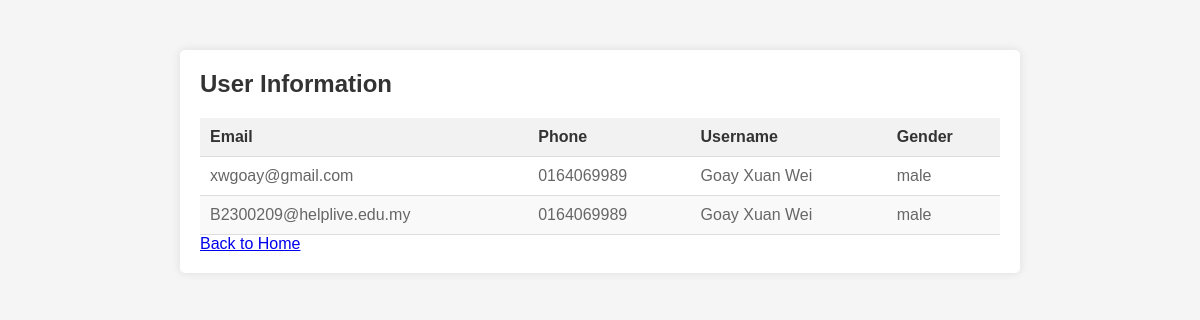
The app's page /admin_userinfo.php with its own data.
### tables this page shows
CREATE TABLE `user` (
  `userid` int(11) NOT NULL,
  `email` varchar(50) NOT NULL,
  `userPhone` varchar(11) NOT NULL,
  `username` varchar(50) NOT NULL,
  `Gender` varchar(10) NOT NULL,
  `password` varchar(8) NOT NULL,
  `is_admin` tinyint(1) DEFAULT 0
);

### admin_userinfo.php (the view, shortened to what this page needs)
<?php
require 'connection.php';
$sql = "SELECT * FROM user";
$result = $conn->query($sql);
?>
<!DOCTYPE html>
<html lang="en">
<head>
</head>
<body>
    <div class="container">
        <h2>User Information</h2>
        <?php if ($result->num_rows > 0): ?>
            <table>
                <thead>
                    <tr>
                        <th>Email</th>
                        <th>Phone</th>
                        <th>Username</th>
                        <th>Gender</th>
                    </tr>
                </thead>
                <tbody>
                    <?php while($row = $result->fetch_assoc()): ?>
                        <tr>
                            <td><?php echo $row['email']; ?></td>
                            <td><?php echo $row['userPhone']; ?></td>
                            <td><?php echo $row['username']; ?></td>
                            <td><?php echo $row['Gender']; ?></td>
                        </tr>
                    <?php endwhile; ?>
                </tbody>
            </table>
        <?php else: ?>
            <p class="no-users">No users found.</p>
        <?php endif; ?>
        <div class="back-btn">
            <a href="admin_index.php">Back to Home</a>
        </div>
    </div>
</body>
</html>

### admin_userinfo.php (style rules this page uses)
body { font-family: Arial, sans-serif; background-color: #f5f5f5; margin: 0; padding: 0; }
.container { max-width: 800px; margin: 50px auto; padding: 20px; background-color: #fff; border-radius: 5px; box-shadow: 0 0 10px rgba(0, 0, 0, 0.1); }
h2 { margin-top: 0; color: #333; }
table { width: 100%; border-collapse: collapse; margin-top: 20px; }
th, td { padding: 10px; border-bottom: 1px solid #ddd; }
th { background-color: #f2f2f2; text-align: left; color: #333; }
td { background-color: #fff; color: #666; }
tr:nth-child(even) td { background-color: #f9f9f9; }

### records on screen
user: email "xwgoay@gmail.com", userPhone "0164069989", username "Goay Xuan Wei", Gender "male"
user: email "B2300209@helplive.edu.my", userPhone "0164069989", username "Goay Xuan Wei", Gender "male"
